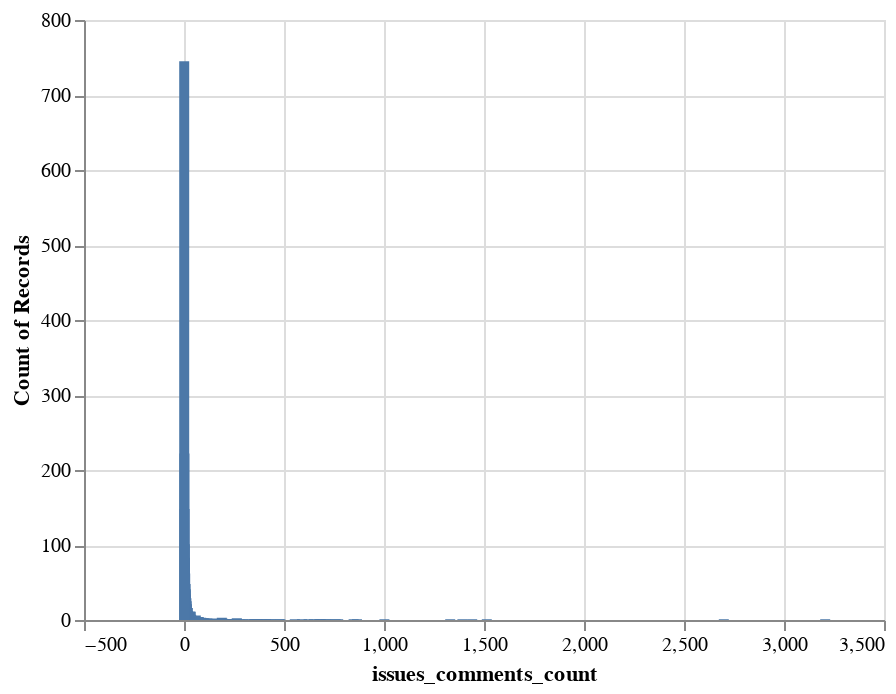

The code cell stored with this chart in its notebook:
### Markdown cell above
### Explore User Issues

### Code cell
issues_comments_counts = issues_comments_df['user.login'].value_counts().reset_index()
issues_comments_counts.columns = ['login', 'issues_comments_count']

alt.Chart(issues_comments_counts).mark_bar().encode(
    x=alt.X('issues_comments_count:Q'),
    y='count()'
)

### Figure 1 — Vega-Lite specification as saved in the notebook (floating-point values rounded to 4 significant figures; data arrays with more than 128 entries replaced by an {"elided": "..."} marker saying what was removed)
{"config": {"view": {"continuousWidth": 400, "continuousHeight": 300}}, "data": {"name": "data-36a45c73ebab0ed1d74d29074e62c15e"}, "mark": "bar", "encoding": {"x": {"type": "quantitative", "field": "issues_comments_count"}, "y": {"type": "quantitative", "aggregate": "count"}}, "$schema": "https://vega.github.io/schema/vega-lite/v4.8.1.json", "datasets": {"data-36a45c73ebab0ed1d74d29074e62c15e": {"elided": "1986 records"}}}
